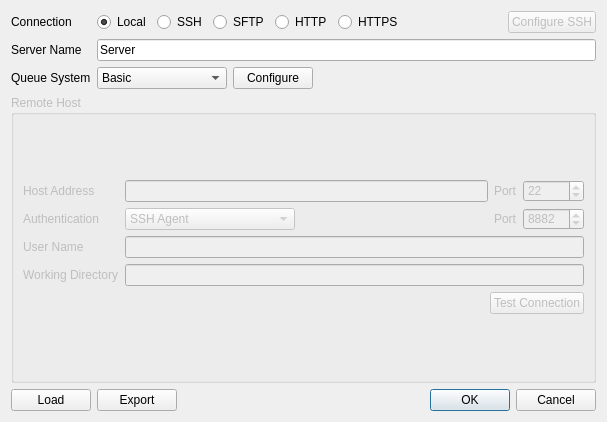
<?xml version="1.0" encoding="UTF-8"?>
<ui version="4.0">
 <class>ServerConfigurationDialog</class>
 <widget class="QDialog" name="ServerConfigurationDialog">
  <property name="enabled">
   <bool>true</bool>
  </property>
  <property name="geometry">
   <rect>
    <x>0</x>
    <y>0</y>
    <width>607</width>
    <height>422</height>
   </rect>
  </property>
  <property name="sizePolicy">
   <sizepolicy hsizetype="Preferred" vsizetype="Preferred">
    <horstretch>0</horstretch>
    <verstretch>0</verstretch>
   </sizepolicy>
  </property>
  <property name="windowTitle">
   <string>Edit Server</string>
  </property>
  <property name="styleSheet">
   <string notr="true">QToolButton {
   color: #333;
   background-color: QLinearGradient( x1: 0, y1: 0, x2: 0, y2: 1, 
          stop: 0 #fff,
          stop: 0.5 #eee, 
          stop: 1 #999);
   border-width: 2px;
   border-color: #333;
   border-style: solid;
   border-radius: 5;
   padding: 0px;
   font-size: 24px;
   min-width: 24px;
   max-width: 24px;
   min-height: 24px;
   max-height: 24px;
}

QToolButton:disabled {
  background-color: QLinearGradient( x1: 0, y1: 0, x2: 0, y2: 1, 
          stop: 0 #fff,
          stop: 0.5 #eee, 
          stop: 1 #bbb);
   border-color: #aaa;
   color: #aaa;
}

QToolButton:pressed {
   background-color: QLinearGradient( x1: 0, y1: 0, x2: 0, y2: 1, 
          stop: 0 #999,
          stop: 0.5 #eee, 
          stop: 1 #fff);
}


QToolButton:checked {
   border-color: #b00;
   background-color: QLinearGradient( x1: 0, y1: 0, x2: 0, y2: 1, 
          stop: 0 #999,
          stop: 0.5 #eee, 
          stop: 1 #fff);
}

 QToolTip {
    border: 2px solid darkkhaki;
    padding: 2px;
    border-radius: 3px;
    opacity: 500;
    font-size: 12px;
    color: #000;
    background-color: #EEE;
}</string>
  </property>
  <layout class="QVBoxLayout" name="verticalLayout_2">
   <item>
    <layout class="QGridLayout" name="gridLayout">
     <item row="2" column="0">
      <widget class="QLabel" name="typeLabel">
       <property name="text">
        <string>Queue System</string>
       </property>
      </widget>
     </item>
     <item row="2" column="1">
      <layout class="QHBoxLayout" name="horizontalLayout">
       <item>
        <widget class="QComboBox" name="queueSystem">
         <property name="sizePolicy">
          <sizepolicy hsizetype="Minimum" vsizetype="Fixed">
           <horstretch>0</horstretch>
           <verstretch>0</verstretch>
          </sizepolicy>
         </property>
         <property name="minimumSize">
          <size>
           <width>0</width>
           <height>0</height>
          </size>
         </property>
         <property name="toolTip">
          <string>Basic simply runs the qchem command on the server.  

Use PBS or SGE if there is a queue system on the server.  
You will be prompted for additional resource limits when 
submitting a job.

Use Web for HTTP/HTTPS servers</string>
         </property>
         <property name="sizeAdjustPolicy">
          <enum>QComboBox::AdjustToContents</enum>
         </property>
         <item>
          <property name="text">
           <string>Basic</string>
          </property>
         </item>
         <item>
          <property name="text">
           <string>PBS</string>
          </property>
         </item>
         <item>
          <property name="text">
           <string>SGE</string>
          </property>
         </item>
         <item>
          <property name="text">
           <string>SLURM</string>
          </property>
         </item>
         <item>
          <property name="text">
           <string>Web</string>
          </property>
         </item>
         <item>
          <property name="text">
           <string>Web - Anonymous</string>
          </property>
         </item>
        </widget>
       </item>
       <item>
        <widget class="QPushButton" name="configureQueueButton">
         <property name="text">
          <string>Configure</string>
         </property>
        </widget>
       </item>
       <item>
        <spacer name="horizontalSpacer_6">
         <property name="orientation">
          <enum>Qt::Horizontal</enum>
         </property>
         <property name="sizeHint" stdset="0">
          <size>
           <width>40</width>
           <height>20</height>
          </size>
         </property>
        </spacer>
       </item>
      </layout>
     </item>
     <item row="0" column="0">
      <widget class="QLabel" name="label_2">
       <property name="text">
        <string>Connection</string>
       </property>
      </widget>
     </item>
     <item row="0" column="1">
      <layout class="QHBoxLayout" name="horizontalLayout_7">
       <item>
        <widget class="QRadioButton" name="localRadioButton">
         <property name="text">
          <string>Local</string>
         </property>
         <property name="checked">
          <bool>true</bool>
         </property>
        </widget>
       </item>
       <item>
        <widget class="QRadioButton" name="sshRadioButton">
         <property name="text">
          <string>SSH</string>
         </property>
        </widget>
       </item>
       <item>
        <widget class="QRadioButton" name="sftpRadioButton">
         <property name="text">
          <string>SFTP</string>
         </property>
        </widget>
       </item>
       <item>
        <widget class="QRadioButton" name="httpRadioButton">
         <property name="text">
          <string>HTTP</string>
         </property>
        </widget>
       </item>
       <item>
        <widget class="QRadioButton" name="httpsRadioButton">
         <property name="text">
          <string>HTTPS</string>
         </property>
        </widget>
       </item>
       <item>
        <spacer name="horizontalSpacer_2">
         <property name="orientation">
          <enum>Qt::Horizontal</enum>
         </property>
         <property name="sizeHint" stdset="0">
          <size>
           <width>40</width>
           <height>20</height>
          </size>
         </property>
        </spacer>
       </item>
       <item>
        <widget class="QPushButton" name="configureSshButton">
         <property name="enabled">
          <bool>false</bool>
         </property>
         <property name="text">
          <string>Configure SSH</string>
         </property>
        </widget>
       </item>
      </layout>
     </item>
     <item row="1" column="1">
      <widget class="QLineEdit" name="serverName">
       <property name="toolTip">
        <string>Server mnemonic (does not have to match actual server name)</string>
       </property>
       <property name="text">
        <string>Server</string>
       </property>
      </widget>
     </item>
     <item row="1" column="0">
      <widget class="QLabel" name="label">
       <property name="text">
        <string>Server Name</string>
       </property>
      </widget>
     </item>
    </layout>
   </item>
   <item>
    <widget class="QGroupBox" name="remoteHostGroupBox">
     <property name="enabled">
      <bool>false</bool>
     </property>
     <property name="title">
      <string>Remote Host</string>
     </property>
     <layout class="QVBoxLayout" name="verticalLayout">
      <item>
       <layout class="QGridLayout" name="gridLayout_3">
        <item row="0" column="0">
         <widget class="QLabel" name="label_4">
          <property name="text">
           <string>Host Address</string>
          </property>
         </widget>
        </item>
        <item row="2" column="0">
         <widget class="QLabel" name="userNameLabel">
          <property name="text">
           <string>User Name</string>
          </property>
         </widget>
        </item>
        <item row="3" column="0">
         <widget class="QLabel" name="workingDirectoryLabel">
          <property name="text">
           <string>Working Directory</string>
          </property>
         </widget>
        </item>
        <item row="1" column="0">
         <widget class="QLabel" name="authenticationLabel">
          <property name="text">
           <string>Authentication</string>
          </property>
         </widget>
        </item>
        <item row="0" column="1">
         <layout class="QHBoxLayout" name="horizontalLayout_6">
          <item>
           <widget class="QLineEdit" name="hostAddress">
            <property name="toolTip">
             <string>Server name or IP address</string>
            </property>
           </widget>
          </item>
          <item>
           <widget class="QLabel" name="label_3">
            <property name="text">
             <string>Port</string>
            </property>
           </widget>
          </item>
          <item>
           <widget class="QSpinBox" name="port">
            <property name="minimum">
             <number>0</number>
            </property>
            <property name="maximum">
             <number>65535</number>
            </property>
            <property name="value">
             <number>22</number>
            </property>
           </widget>
          </item>
         </layout>
        </item>
        <item row="1" column="1">
         <layout class="QHBoxLayout" name="horizontalLayout_2">
          <item>
           <widget class="QComboBox" name="authentication">
            <property name="sizePolicy">
             <sizepolicy hsizetype="Minimum" vsizetype="Fixed">
              <horstretch>0</horstretch>
              <verstretch>0</verstretch>
             </sizepolicy>
            </property>
            <property name="currentIndex">
             <number>0</number>
            </property>
            <property name="sizeAdjustPolicy">
             <enum>QComboBox::AdjustToContents</enum>
            </property>
            <item>
             <property name="text">
              <string>SSH Agent</string>
             </property>
            </item>
            <item>
             <property name="text">
              <string>SSH Public Key</string>
             </property>
            </item>
            <item>
             <property name="text">
              <string>SSH Host Based</string>
             </property>
            </item>
            <item>
             <property name="text">
              <string>SSH Keyboard Interactive</string>
             </property>
            </item>
            <item>
             <property name="text">
              <string>SSH Prompt</string>
             </property>
            </item>
           </widget>
          </item>
          <item>
           <spacer name="horizontalSpacer_3">
            <property name="orientation">
             <enum>Qt::Horizontal</enum>
            </property>
            <property name="sizeHint" stdset="0">
             <size>
              <width>40</width>
              <height>20</height>
             </size>
            </property>
           </spacer>
          </item>
          <item>
           <widget class="QLabel" name="authenticationPortLabel">
            <property name="text">
             <string>Port</string>
            </property>
           </widget>
          </item>
          <item>
           <widget class="QSpinBox" name="authenticationPort">
            <property name="maximum">
             <number>65535</number>
            </property>
            <property name="value">
             <number>8882</number>
            </property>
           </widget>
          </item>
         </layout>
        </item>
        <item row="2" column="1">
         <widget class="QLineEdit" name="userName">
          <property name="toolTip">
           <string>Account name on the server</string>
          </property>
         </widget>
        </item>
        <item row="3" column="1">
         <widget class="QLineEdit" name="workingDirectory">
          <property name="toolTip">
           <string>This is the directory on the server where calculations will be run</string>
          </property>
         </widget>
        </item>
        <item row="4" column="1">
         <layout class="QHBoxLayout" name="horizontalLayout_3">
          <item>
           <spacer name="horizontalSpacer_4">
            <property name="orientation">
             <enum>Qt::Horizontal</enum>
            </property>
            <property name="sizeHint" stdset="0">
             <size>
              <width>40</width>
              <height>20</height>
             </size>
            </property>
           </spacer>
          </item>
          <item>
           <widget class="QPushButton" name="testConnectionButton">
            <property name="text">
             <string>Test Connection</string>
            </property>
           </widget>
          </item>
         </layout>
        </item>
       </layout>
      </item>
     </layout>
    </widget>
   </item>
   <item>
    <layout class="QHBoxLayout" name="horizontalLayout_4">
     <item>
      <widget class="QPushButton" name="loadButton">
       <property name="text">
        <string>Load</string>
       </property>
      </widget>
     </item>
     <item>
      <widget class="QPushButton" name="exportButton">
       <property name="text">
        <string>Export</string>
       </property>
      </widget>
     </item>
     <item>
      <spacer name="horizontalSpacer">
       <property name="orientation">
        <enum>Qt::Horizontal</enum>
       </property>
       <property name="sizeHint" stdset="0">
        <size>
         <width>288</width>
         <height>20</height>
        </size>
       </property>
      </spacer>
     </item>
     <item>
      <widget class="QDialogButtonBox" name="buttonBox">
       <property name="orientation">
        <enum>Qt::Horizontal</enum>
       </property>
       <property name="standardButtons">
        <set>QDialogButtonBox::Cancel|QDialogButtonBox::Ok</set>
       </property>
      </widget>
     </item>
    </layout>
   </item>
  </layout>
 </widget>
 <tabstops>
  <tabstop>buttonBox</tabstop>
  <tabstop>localRadioButton</tabstop>
  <tabstop>sshRadioButton</tabstop>
  <tabstop>httpRadioButton</tabstop>
  <tabstop>httpsRadioButton</tabstop>
  <tabstop>configureSshButton</tabstop>
  <tabstop>serverName</tabstop>
  <tabstop>queueSystem</tabstop>
  <tabstop>hostAddress</tabstop>
  <tabstop>port</tabstop>
  <tabstop>authentication</tabstop>
  <tabstop>userName</tabstop>
  <tabstop>workingDirectory</tabstop>
  <tabstop>testConnectionButton</tabstop>
  <tabstop>loadButton</tabstop>
  <tabstop>exportButton</tabstop>
 </tabstops>
 <resources>
  <include location="../../resources/IQmol.qrc"/>
 </resources>
 <connections>
  <connection>
   <sender>buttonBox</sender>
   <signal>rejected()</signal>
   <receiver>ServerConfigurationDialog</receiver>
   <slot>reject()</slot>
   <hints>
    <hint type="sourcelabel">
     <x>316</x>
     <y>260</y>
    </hint>
    <hint type="destinationlabel">
     <x>286</x>
     <y>274</y>
    </hint>
   </hints>
  </connection>
 </connections>
</ui>
